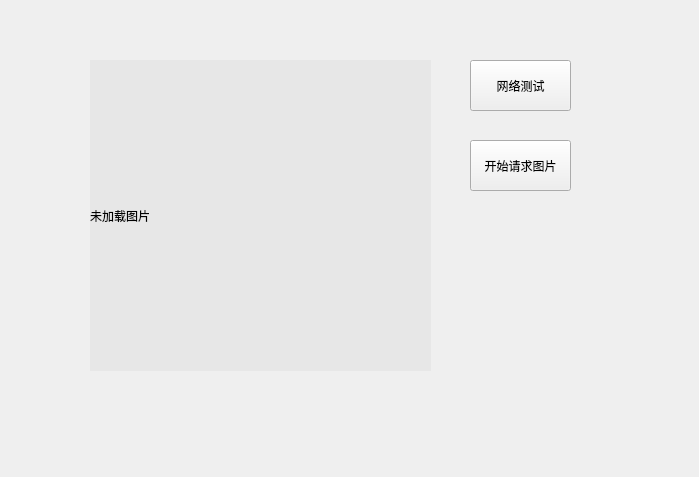
<?xml version="1.0" encoding="UTF-8"?>
<ui version="4.0">
 <class>MainWidget</class>
 <widget class="QWidget" name="MainWidget">
  <property name="geometry">
   <rect>
    <x>0</x>
    <y>0</y>
    <width>699</width>
    <height>477</height>
   </rect>
  </property>
  <property name="windowTitle">
   <string>MainWidget</string>
  </property>
  <widget class="QPushButton" name="test_network_btn">
   <property name="geometry">
    <rect>
     <x>470</x>
     <y>60</y>
     <width>101</width>
     <height>51</height>
    </rect>
   </property>
   <property name="text">
    <string>网络测试</string>
   </property>
  </widget>
  <widget class="QLabel" name="label">
   <property name="geometry">
    <rect>
     <x>90</x>
     <y>60</y>
     <width>341</width>
     <height>311</height>
    </rect>
   </property>
   <property name="styleSheet">
    <string notr="true">background-color: rgb(231, 231, 231);</string>
   </property>
   <property name="text">
    <string>未加载图片</string>
   </property>
  </widget>
  <widget class="QPushButton" name="start_request_btn">
   <property name="geometry">
    <rect>
     <x>470</x>
     <y>140</y>
     <width>101</width>
     <height>51</height>
    </rect>
   </property>
   <property name="text">
    <string>开始请求图片</string>
   </property>
  </widget>
 </widget>
 <resources/>
 <connections/>
</ui>
